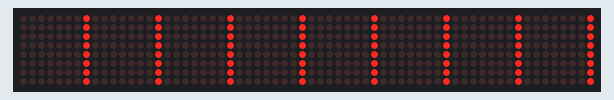
This sketch was run on a simulated Arduino Mega 2560, built with avr-gcc and run on an emulated ATmega2560. On the bench: 64×8 LED matrix.

Above: at 0.1 s.

The sketch:

display_hardware_test.ino
```cpp
#include <MD_MAX72xx.h>
#include <SPI.h>

#define CS_PIN 53
#define MAX_DEVICES 8

// Try each type one at a time:
//MD_MAX72XX mx = MD_MAX72XX(MD_MAX72XX::FC16_HW, CS_PIN, MAX_DEVICES);
//MD_MAX72XX mx = MD_MAX72XX(MD_MAX72XX::GENERIC_HW, CS_PIN, MAX_DEVICES);
MD_MAX72XX mx = MD_MAX72XX(MD_MAX72XX::ICSTATION_HW, CS_PIN, MAX_DEVICES);

void setup() {
  mx.begin();
  mx.clear();

  // Draw a test pattern
  for (int i = 0; i < MAX_DEVICES; i++) {
    mx.setColumn(i * 8, 0xFF);  // Vertical line every 8 pixels
  }
}

void loop() {}
```
